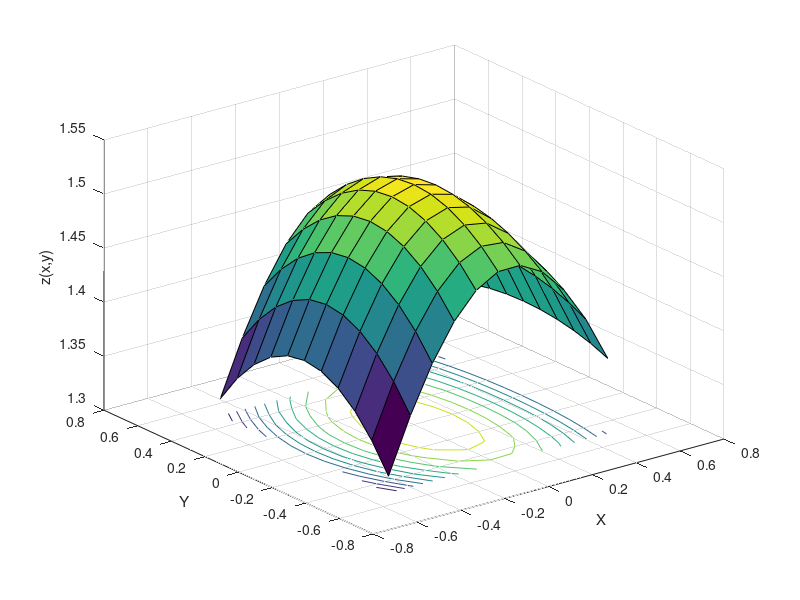

The MATLAB source for this figure:
%either line 3 or 5 needs to be commented at one time
%Case 1
[x y]=meshgrid(-0.5:0.1:0.5);
%Case 2
%[x y]=meshgrid(-0.5:0.05:0.5);

%equation
z=((-cos(x.*y.^2+2)) + sqrt((cos(x.*y.^2+2)).^2+4.*(x.^2+2).*(4-x.^2-y.^2)))./(2.*(x.^2+2));

surf(x,y,z)
surfc(x,y,z)


xlabel('X');
ylabel('Y');
zlabel("z(x,y)");
